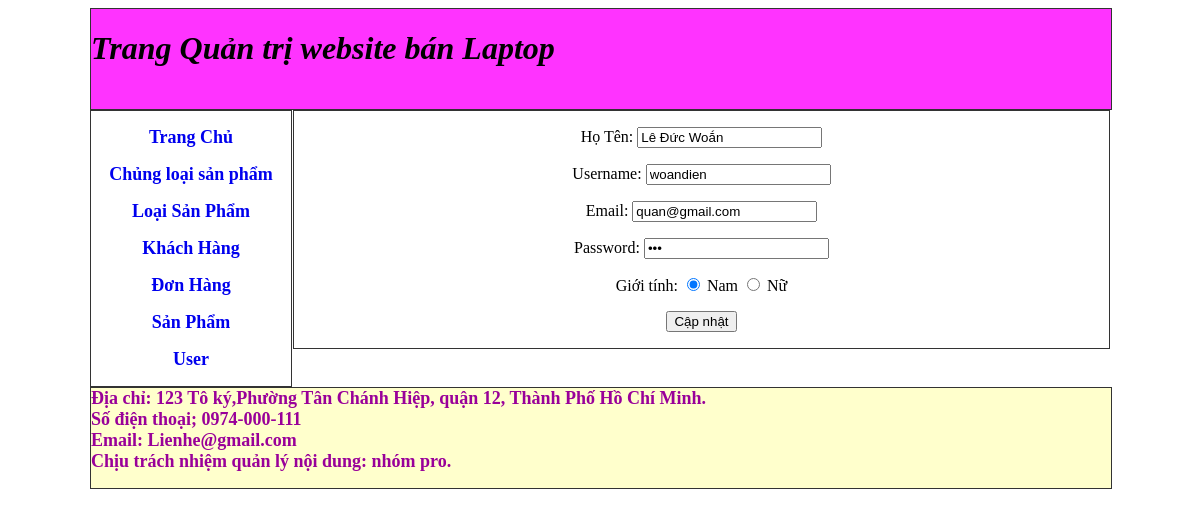
The page /admin/index.php?id=Sua_user&idUser=1 on the database its author committed.
### tables this page shows
CREATE TABLE `user` (
  `idUser` int(11) NOT NULL,
  `Hoten` text NOT NULL,
  `username` varchar(100) NOT NULL,
  `email` varchar(100) NOT NULL,
  `Password` varchar(50) NOT NULL,
  `ngayDK` date NOT NULL,
  `Gioitinh` int(11) NOT NULL
);

### admin/Sua_user.php (the view, shortened to what this page needs)
<?php
	if(isset($_GET['idUser'])){
	$sl="select* from user where idUser=".$_GET['idUser'];
	$kq=mysqli_query($link,$sl);
	$d=mysqli_fetch_array($kq);
?>
<form name="form1" method="post" action="process.php">
  <p>
    <label for="HoTen">Họ Tên:</label>
    <input type="text" name="HoTen" id="HoTen" value="<?php echo $d["Hoten"];?>">
  </p>
  <p>
    <label for="users">Username:</label>
    <input type="text" name="users" id="users" value="<?php echo $d["username"];?>">
  </p>
  <p>
    <label for="email">Email:</label>
    <input type="text" name="email" id="email" value="<?php echo $d["email"];?>">
  </p>
  <p>
    <label for="pass">Password:</label>
    <input type="password" name="pass" id="pass" value="<?php echo $d["Password"];?>">
  </p>
  <p>
    <label>Giới tính:
      <input name="gioitinh" type="radio" id="gioitinh_0" value="1" <?php if($d['Gioitinh']==1) echo "checked='CHECKED'";?>>
    Nam</label>
    <label>
      <input type="radio" name="gioitinh" value="0" id="gioitinh_1" <?php if($d['Gioitinh']==0) echo "checked='CHECKED'";?>>
    Nữ</label>
  </p>
  <p>
    <input type="submit" name="Sua_user" id="Sua_user" value="Cập nhật">
    <br>
  </p>
</form>
<?php }?>

### rows shown on the page
user: HoTen "Lê Đức Woắn", users "woandien", email "quan@gmail.com", Gioitinh "☑ Giới tính: Nam", Gioitinh "☐ Nữ"
